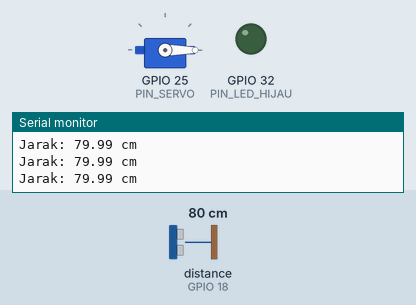
Bench run of a sketch on a simulated ESP32. Shown: servo, output pins drawn as LEDs (lit = HIGH), the last lines printed to the serial monitor. Wiring (inferred from the names in the program): ultrasonic range finder: trigger GPIO 5; echo GPIO 18. The test bench sets the inputs (shaded band); at power-on: distance to the obstacle (sensor on GPIO 18) 80 cm. The echo pulse lasts 58.3 µs per cm; WiFi joins after 1.5 s; servers stay silent unless stated; pins used as bus, display or sensor lines are not drawn.

Above: at 2.7 s.
2.8 s: distance to the obstacle (sensor on GPIO 18) set to 23 cm
4.3 s: distance to the obstacle (sensor on GPIO 18) set to 19 cm
At 5.8 s:
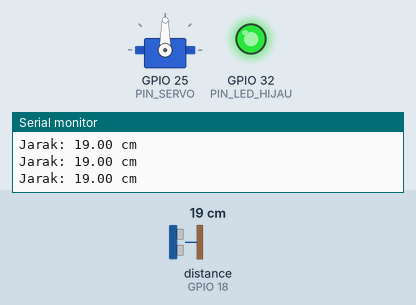
Timing chart, 0 to 7.3 s (numbered marks = the images above; inputs shaded):
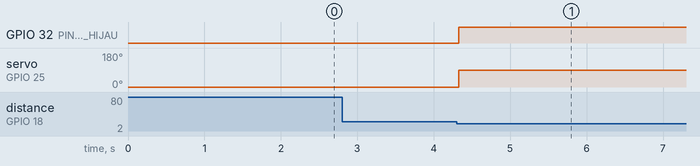

The sketch:

TempatSampah.ino
```cpp
// Tempat Sampah Otomatis — ESP32 + Ultrasonic HC-SR04 + Servo SG90
//
// Cara kerja:
//  - Sensor HC-SR04 mengukur jarak tiap 100 milidetik; tiga bacaan
//    terakhir difilter median supaya satu bacaan liar tidak membuka
//    tutup tanpa sengaja.
//  - Begitu ada tangan/sampah lebih dekat dari 20 cm, servo membuka
//    tutup (90 derajat) dan LED hijau menyala. Tutup tetap terbuka
//    selama tangan masih di dekat sensor, lalu menutup sendiri
//    (0 derajat) 3 detik setelah tangan pergi.
//  - Setiap kali tutup dibuka, notifikasi Telegram terkirim — paling
//    sering sekali tiap 30 detik (debounce), supaya tidak spam.
//  - Echo timeout 30 milidetik: kalau tidak ada pantulan sama sekali,
//    pengukuran tidak menggantung (pulseIn kembali dengan 0).
//
// Wiring:
//  - HC-SR04   : TRIG -> GPIO5, ECHO -> GPIO18, VCC -> VIN 5V, GND -> GND
//  - Servo SG90: sinyal (kabel kuning/oranye) -> GPIO25,
//    VCC (merah) -> VIN 5V, GND (cokelat) -> GND
//    (servo mengambil arus dari VIN 5V, bukan dari pin 3V3 ESP32)
//  - LED hijau : GPIO32 (seri resistor 220 ohm ke GND)
//
// Library yang dibutuhkan (semua tersedia di Library Manager):
//  - ESP32Servo 3.2.1,
//    UniversalTelegramBot 1.3.0, ArduinoJson 6.21.5 (WAJIB v6 —
//    dua terakhir hanya bila USE_TELEGRAM 1).
// Compile: arduino-cli compile --fqbn esp32:esp32:esp32 TempatSampah
// (terverifikasi 20 Nov 2026: 1.076.911 byte, 82% flash, RAM 50.892 byte,
//  15%, ESP32 core 4.0.0, COMPILE_RC=0)

#include <ESP32Servo.h>
#include <WiFi.h>
#include <WiFiClientSecure.h>
#include <UniversalTelegramBot.h>
#include <ArduinoJson.h>

// ---------- KONFIGURASI ----------
#define USE_TELEGRAM 1  // 1 = kirim notifikasi Telegram tiap tutup dibuka, 0 = tanpa Telegram

#define PIN_TRIG 5       // HC-SR04 TRIG
#define PIN_ECHO 18      // HC-SR04 ECHO
#define PIN_SERVO 25     // Servo SG90 (sinyal)
#define PIN_LED_HIJAU 32 // LED hijau, seri 220 ohm ke GND

// Ambang dan waktu (semua bernama — tidak ada magic number di logika)
const unsigned long INTERVAL_UKUR_MS = 100;        // jarak diukur tiap 100 ms
const uint8_t JUMLAH_SAMPEL_MEDIAN = 3;            // median dari 3 bacaan
const unsigned long JEDA_ANTAR_SAMPEL_MS = 10;     // jeda antar bacaan median
const float JARAK_BUKA_CM = 20.0;                  // tangan < 20 cm -> buka tutup
const float JARAK_TIDAK_TERDETEKSI_CM = 400.0;     // tidak ada pantulan
const unsigned long TAHAN_BUKA_MS = 3000;          // tutup menutup 3 detik setelah tangan pergi
const unsigned long ECHO_TIMEOUT_US = 30000;       // pulseIn berhenti setelah 30 ms
const unsigned long PULSA_TRIG_US = 10;            // pulsa pemicu HC-SR04
const unsigned long SETTLE_TRIG_US = 2;            // TRIG LOW dulu sebelum pulsa
const float KECEPATAN_SUARA_CM_PER_US = 0.0343;    // 343 m/detik, pulang-pergi dibagi 2
const int SUDUT_TUTUP = 0;                         // servo menutup
const int SUDUT_BUKA = 90;                         // servo membuka
const unsigned long TELEGRAM_DEBOUNCE_MS = 30000;  // notifikasi paling sering tiap 30 detik
const unsigned long WIFI_TIMEOUT_MS = 15000;       // tunggu WiFi paling lama 15 detik

const char *WIFI_SSID = "NAMA_WIFI";
const char *WIFI_PASS = "PASSWORD_WIFI";
const char *BOT_TOKEN = "TOKEN_BOT_TELEGRAM";
const char *CHAT_ID = "CHAT_ID_TELEGRAM";

// ---------- STATE ----------
Servo servoTutup;
bool tutupTerbuka = false;
unsigned long waktuTerakhirTerdeteksi = 0;  // millis() saat tangan terakhir terlihat
unsigned long waktuUkurBerikutnya = 0;     // jadwal ukur berikutnya
unsigned long waktuTelegramTerakhir = 0;   // millis() notifikasi terakhir
bool telegramSiap = false;

#if USE_TELEGRAM
WiFiClientSecure klienAman;
UniversalTelegramBot bot(BOT_TOKEN, klienAman);
#endif

// ---------- FUNGSI ----------

// Satu kali pengukuran jarak dengan HC-SR04 (sentimeter).
// Mengembalikan JARAK_TIDAK_TERDETEKSI_CM bila tidak ada pantulan
// (pulseIn habis waktu setelah ECHO_TIMEOUT_US).
float bacaJarakSekali() {
  digitalWrite(PIN_TRIG, LOW);
  delayMicroseconds(SETTLE_TRIG_US);
  digitalWrite(PIN_TRIG, HIGH);
  delayMicroseconds(PULSA_TRIG_US);
  digitalWrite(PIN_TRIG, LOW);

  unsigned long durasi = pulseIn(PIN_ECHO, HIGH, ECHO_TIMEOUT_US);
  if (durasi == 0) {
    return JARAK_TIDAK_TERDETEKSI_CM;
  }
  return (durasi * KECEPATAN_SUARA_CM_PER_US) / 2.0;
}

// Jarak hasil median dari JUMLAH_SAMPEL_MEDIAN bacaan — satu bacaan
// liar (mis. gema) tidak langsung mengubah keputusan buka/tutup.
float bacaJarak() {
  float sampel[JUMLAH_SAMPEL_MEDIAN];
  for (uint8_t i = 0; i < JUMLAH_SAMPEL_MEDIAN; i++) {
    sampel[i] = bacaJarakSekali();
    if (i + 1 < JUMLAH_SAMPEL_MEDIAN) {
      delay(JEDA_ANTAR_SAMPEL_MS);
    }
  }
  // Urutkan naik, ambil nilai tengah.
  for (uint8_t i = 0; i < JUMLAH_SAMPEL_MEDIAN - 1; i++) {
    for (uint8_t j = i + 1; j < JUMLAH_SAMPEL_MEDIAN; j++) {
      if (sampel[j] < sampel[i]) {
        float tukar = sampel[i];
        sampel[i] = sampel[j];
        sampel[j] = tukar;
      }
    }
  }
  return sampel[JUMLAH_SAMPEL_MEDIAN / 2];
}

// Buka tutup: servo ke SUDUT_BUKA, LED hijau menyala.
void bukaTutup() {
  servoTutup.write(SUDUT_BUKA);
  digitalWrite(PIN_LED_HIJAU, HIGH);
  tutupTerbuka = true;
  Serial.println("Tutup dibuka.");
}

// Tutup kembali: servo ke SUDUT_TUTUP, LED hijau mati.
void tutupTutup() {
  servoTutup.write(SUDUT_TUTUP);
  digitalWrite(PIN_LED_HIJAU, LOW);
  tutupTerbuka = false;
  Serial.println("Tutup ditutup.");
}

// Kirim notifikasi Telegram bila fitur aktif dan WiFi tersambung.
// Debounce: paling sering sekali tiap TELEGRAM_DEBOUNCE_MS.
void kirimTelegram(const char *pesan) {
#if USE_TELEGRAM
  unsigned long sekarang = millis();
  if (!telegramSiap) {
    return;
  }
  if (sekarang - waktuTelegramTerakhir < TELEGRAM_DEBOUNCE_MS) {
    return;
  }
  waktuTelegramTerakhir = sekarang;
  if (bot.sendMessage(CHAT_ID, pesan, "")) {
    Serial.println("Notifikasi Telegram terkirim.");
  } else {
    Serial.println("Gagal kirim Telegram.");
  }
#else
  (void)pesan;  // tanpa Telegram, parameter tidak dipakai
#endif
}

// Mesin state tutup: buka saat tangan dekat, tahan selama tangan
// masih ada, tutup TAHAN_BUKA_MS setelah tangan pergi.
void kendaliTutup(float jarakCm, unsigned long sekarang) {
  if (jarakCm < JARAK_BUKA_CM) {
    waktuTerakhirTerdeteksi = sekarang;
    if (!tutupTerbuka) {
      bukaTutup();
      kirimTelegram("Tempat sampah dibuka — ada yang buang sampah.");
    }
  } else if (tutupTerbuka && sekarang - waktuTerakhirTerdeteksi >= TAHAN_BUKA_MS) {
    tutupTutup();
  }
}

// ---------- SETUP & LOOP ----------

void setup() {
  Serial.begin(115200);
  pinMode(PIN_TRIG, OUTPUT);
  pinMode(PIN_ECHO, INPUT);
  pinMode(PIN_LED_HIJAU, OUTPUT);
  digitalWrite(PIN_TRIG, LOW);
  digitalWrite(PIN_LED_HIJAU, LOW);

  servoTutup.attach(PIN_SERVO);
  servoTutup.write(SUDUT_TUTUP);
  Serial.println("Tempat Sampah Otomatis siap.");

#if USE_TELEGRAM
  WiFi.begin(WIFI_SSID, WIFI_PASS);
  unsigned long mulai = millis();
  while (WiFi.status() != WL_CONNECTED && millis() - mulai < WIFI_TIMEOUT_MS) {
    delay(500);
    Serial.print(".");
  }
  Serial.println();
  if (WiFi.status() == WL_CONNECTED) {
    klienAman.setInsecure();
    telegramSiap = true;
    Serial.print("WiFi tersambung, IP: ");
    Serial.println(WiFi.localIP());
  } else {
    Serial.println("WiFi gagal tersambung — lanjut tanpa Telegram.");
  }
#endif
}

void loop() {
  unsigned long sekarang = millis();
  if (sekarang < waktuUkurBerikutnya) {
    return;
  }
  waktuUkurBerikutnya = sekarang + INTERVAL_UKUR_MS;

  float jarakCm = bacaJarak();
  Serial.print("Jarak: ");
  Serial.print(jarakCm);
  Serial.println(" cm");
  kendaliTutup(jarakCm, sekarang);
}
```

Measured:
- the behaviour switches between 21 and 20 cm on distance to the obstacle (sensor on GPIO 18) (found by bisection; images 0 and 1)
- after the input at 4.3 s, GPIO 32 (PIN_LED_HIJAU): LOW → HIGH at once; servo on GPIO 25 (PIN_SERVO): 0° → 90° at once
